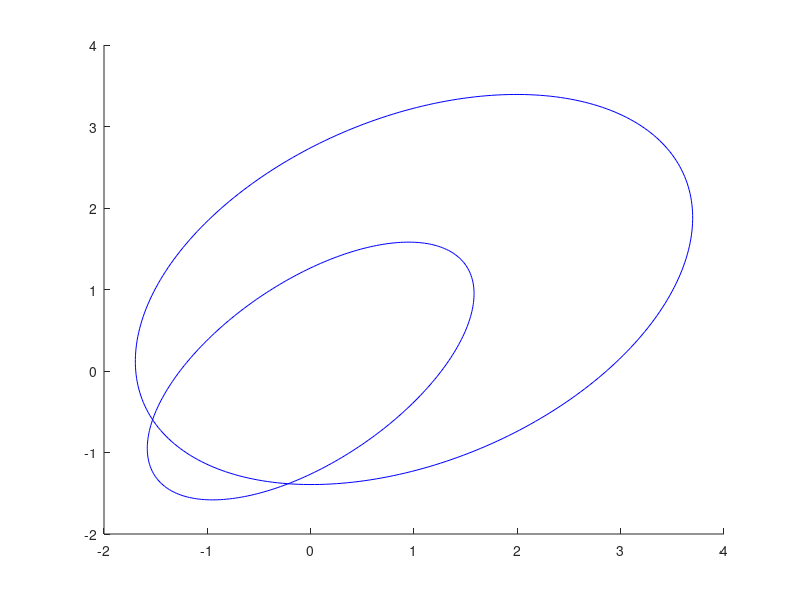

Here is the MATLAB script that generated this plot:
function [] = learn_ellipse()

% The Tentagram Geolocation Display
% - Measurement information superimposed on area map
% - Color scheme illustrates degree of signal cross-correlation as function of location
%   ##### how color scheme is implemented?
% - Provides qualitative insight into signal environment
% - Highlights multipath effects, co-channel transmitters
% - Likelihood map

% basic_ellipse(2, 1);

% another_ellipse(-1, 0, 1, 0, .9);

% ellipse(3, 1, 0, 0,0);

my_ellipse([2, 3], [1, 2], [pi/4, pi/5], [0,1], [0,1], 'b');

end

%%
function [] = basic_ellipse(a, b)

t = 0:.01:2*pi;

x = a * cos(t);
y = b * sin(t);

figure;
plot(x, y, 'b-');
axis equal;
grid on;

end

%%
function h = my_ellipse(ra,rb,ang,x0,y0,C,Nb)
% Ellipse adds ellipses to the current plot
%
% ELLIPSE(ra,rb,ang,x0,y0) adds an ellipse with semimajor axis of ra,
% a semimajor axis of radius rb, a semimajor axis of ang, centered at the point x0,y0.
%
% The length of ra, rb, and ang should be the same. 
% If ra is a vector of length L and x0,y0 scalars, 
% L ellipses are added at point x0,y0.
% If ra is a scalar and x0,y0 vectors of length M, 
% M ellipse are with the same radii are added at the points x0,y0.
% If ra, x0, y0 are vectors of the same length L=M, M ellipses are added.
% If ra is a vector of length L and x0, y0 are  vectors of length
% M~=L, L*M ellipses are added, at each point x0,y0, L ellipses of radius ra.
%
% ELLIPSE(ra,rb,ang,x0,y0,C)
% adds ellipses of color C. C may be a string ('r','b',...) or the RGB value. 
% If no color is specified, it makes automatic use of the colors specified by 
% the axes ColorOrder property. For several circles C may be a vector.
%
% ELLIPSE(ra,rb,ang,x0,y0,C,Nb), Nb specifies the number of points
% used to draw the ellipse. The default value is 300. 
% Nb may be used for each ellipse individually.
%
% h=ELLIPSE(...) returns the handles to the ellipses.
%
% as a sample of how ellipse works, the following produces a red ellipse
% tipped up at a 45 deg axis from the x axis
% ellipse(1,2,pi/8,1,1,'r')
%
% note that if ra=rb, ELLIPSE plots a circle
%

% written by D.G. Long, Brigham Young University, based on the
% CIRCLES.m original 
% written by Peter Blattner, Institute of Microtechnology, University of 
% Neuchatel, Switzerland, blattner@imt.unine.ch


% Check the number of input arguments 

if nargin<1,
  ra=[];
end;
if nargin<2,
  rb=[];
end;
if nargin<3,
  ang=[];
end;

%if nargin==1,
%  error('Not enough arguments');
%end;

if nargin<5,
  x0=[];
  y0=[];
end;
 
if nargin<6,
  C=[];
end

if nargin<7,
  Nb=[];
end

% set up the default values

if isempty(ra),ra=1;end;
if isempty(rb),rb=1;end;
if isempty(ang),ang=0;end;
if isempty(x0),x0=0;end;
if isempty(y0),y0=0;end;
if isempty(Nb),Nb=300;end;
if isempty(C),C=get(gca,'colororder');end;

% work on the variable sizes

x0=x0(:);
y0=y0(:);
ra=ra(:);
rb=rb(:);
ang=ang(:);
Nb=Nb(:);

if isstr(C),C=C(:);end;

if length(ra)~=length(rb),
  error('length(ra)~=length(rb)');
end;
if length(x0)~=length(y0),
  error('length(x0)~=length(y0)');
end;

% how many inscribed elllipses are plotted

if length(ra)~=length(x0)
  maxk=length(ra)*length(x0);
else
  maxk=length(ra);
end;

% drawing loop

figure;
for k=1:maxk
  
  if length(x0)==1
    xpos=x0;
    ypos=y0;
    radm=ra(k);
    radn=rb(k);
    if length(ang)==1
      an=ang;
    else
      an=ang(k);
    end;
  elseif length(ra)==1
    xpos=x0(k);
    ypos=y0(k);
    radm=ra;
    radn=rb;
    an=ang;
  elseif length(x0)==length(ra)
    xpos=x0(k);
    ypos=y0(k);
    radm=ra(k);
    radn=rb(k);
    an=ang(k)
  else
    rada=ra(fix((k-1)/size(x0,1))+1);
    radb=rb(fix((k-1)/size(x0,1))+1);
    an=ang(fix((k-1)/size(x0,1))+1);
    xpos=x0(rem(k-1,size(x0,1))+1);
    ypos=y0(rem(k-1,size(y0,1))+1);
  end;

  co=cos(an);
  si=sin(an);
  the=linspace(0,2*pi,Nb(rem(k-1,size(Nb,1))+1,:)+1);
%  x=radm*cos(the)*co-si*radn*sin(the)+xpos;
%  y=radm*cos(the)*si+co*radn*sin(the)+ypos;
  h(k)=line(radm*cos(the)*co-si*radn*sin(the)+xpos,radm*cos(the)*si+co*radn*sin(the)+ypos);
  set(h(k),'color',C(rem(k-1,size(C,1))+1,:));

end

end

%%
function h = ellipse(ra,rb,ang,x0,y0,C,Nb)
% Ellipse adds ellipses to the current plot
%
% ELLIPSE(ra,rb,ang,x0,y0) adds an ellipse with semimajor axis of ra,
% a semimajor axis of radius rb, a semimajor axis of ang, centered at the point x0,y0.
%
% The length of ra, rb, and ang should be the same. 
% If ra is a vector of length L and x0,y0 scalars, 
% L ellipses are added at point x0,y0.
% If ra is a scalar and x0,y0 vectors of length M, 
% M ellipse are with the same radii are added at the points x0,y0.
% If ra, x0, y0 are vectors of the same length L=M, M ellipses are added.
% If ra is a vector of length L and x0, y0 are  vectors of length
% M~=L, L*M ellipses are added, at each point x0,y0, L ellipses of radius ra.
%
% ELLIPSE(ra,rb,ang,x0,y0,C)
% adds ellipses of color C. C may be a string ('r','b',...) or the RGB value. 
% If no color is specified, it makes automatic use of the colors specified by 
% the axes ColorOrder property. For several circles C may be a vector.
%
% ELLIPSE(ra,rb,ang,x0,y0,C,Nb), Nb specifies the number of points
% used to draw the ellipse. The default value is 300. 
% Nb may be used for each ellipse individually.
%
% h=ELLIPSE(...) returns the handles to the ellipses.
%
% as a sample of how ellipse works, the following produces a red ellipse
% tipped up at a 45 deg axis from the x axis
% ellipse(1,2,pi/8,1,1,'r')
%
% note that if ra=rb, ELLIPSE plots a circle
%

% written by D.G. Long, Brigham Young University, based on the
% CIRCLES.m original 
% written by Peter Blattner, Institute of Microtechnology, University of 
% Neuchatel, Switzerland, blattner@imt.unine.ch


% Check the number of input arguments 

if nargin<1,
  ra=[];
end;
if nargin<2,
  rb=[];
end;
if nargin<3,
  ang=[];
end;

%if nargin==1,
%  error('Not enough arguments');
%end;

if nargin<5,
  x0=[];
  y0=[];
end;
 
if nargin<6,
  C=[];
end

if nargin<7,
  Nb=[];
end

% set up the default values

if isempty(ra),ra=1;end;
if isempty(rb),rb=1;end;
if isempty(ang),ang=0;end;
if isempty(x0),x0=0;end;
if isempty(y0),y0=0;end;
if isempty(Nb),Nb=300;end;
if isempty(C),C=get(gca,'colororder');end;

% work on the variable sizes

x0=x0(:);
y0=y0(:);
ra=ra(:);
rb=rb(:);
ang=ang(:);
Nb=Nb(:);

if isstr(C),C=C(:);end;

if length(ra)~=length(rb),
  error('length(ra)~=length(rb)');
end;
if length(x0)~=length(y0),
  error('length(x0)~=length(y0)');
end;

% how many inscribed elllipses are plotted

if length(ra)~=length(x0)
  maxk=length(ra)*length(x0);
else
  maxk=length(ra);
end;

% drawing loop

for k=1:maxk
  
  if length(x0)==1
    xpos=x0;
    ypos=y0;
    radm=ra(k);
    radn=rb(k);
    if length(ang)==1
      an=ang;
    else
      an=ang(k);
    end;
  elseif length(ra)==1
    xpos=x0(k);
    ypos=y0(k);
    radm=ra;
    radn=rb;
    an=ang;
  elseif length(x0)==length(ra)
    xpos=x0(k);
    ypos=y0(k);
    radm=ra(k);
    radn=rb(k);
    an=ang(k)
  else
    rada=ra(fix((k-1)/size(x0,1))+1);
    radb=rb(fix((k-1)/size(x0,1))+1);
    an=ang(fix((k-1)/size(x0,1))+1);
    xpos=x0(rem(k-1,size(x0,1))+1);
    ypos=y0(rem(k-1,size(y0,1))+1);
  end;

  co=cos(an);
  si=sin(an);
  the=linspace(0,2*pi,Nb(rem(k-1,size(Nb,1))+1,:)+1);
%  x=radm*cos(the)*co-si*radn*sin(the)+xpos;
%  y=radm*cos(the)*si+co*radn*sin(the)+ypos;
  h(k)=line(radm*cos(the)*co-si*radn*sin(the)+xpos,radm*cos(the)*si+co*radn*sin(the)+ypos);
  set(h(k),'color',C(rem(k-1,size(C,1))+1,:));

end

end

%%
function [] = another_ellipse(x1, y1, x2, y2, e)

% Let (x1,y1) and (x2,y2) be the coordinates of the two vertices of the ellipse's major axis, 
% and let e be its eccentricity.

a = 1 / 2 * sqrt((x2 - x1)^2 + (y2 - y1)^2);
b = a * sqrt(1 - e^2)

t = linspace(0, 2 * pi);

X = a * cos(t);
Y = b * sin(t);

w = atan2(y2 - y1, x2 - x1);

x = (x1 + x2) / 2 + X * cos(w) - Y * sin(w);
y = (y1 + y2) / 2 + X * sin(w) + Y * cos(w);

figure;
plot(x, y, 'b-');
axis equal;
grid on;

end


